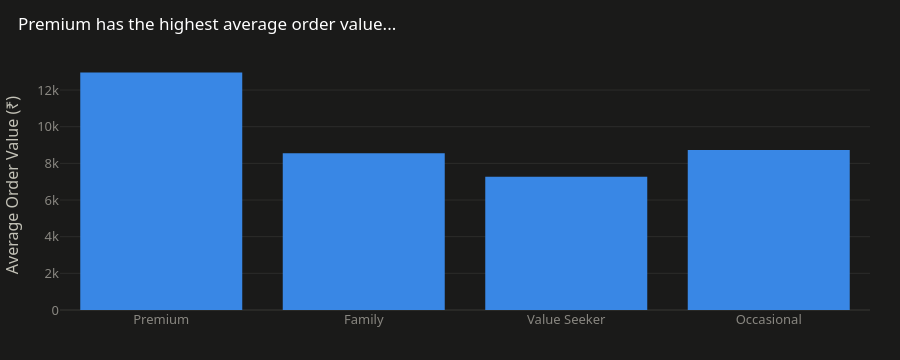
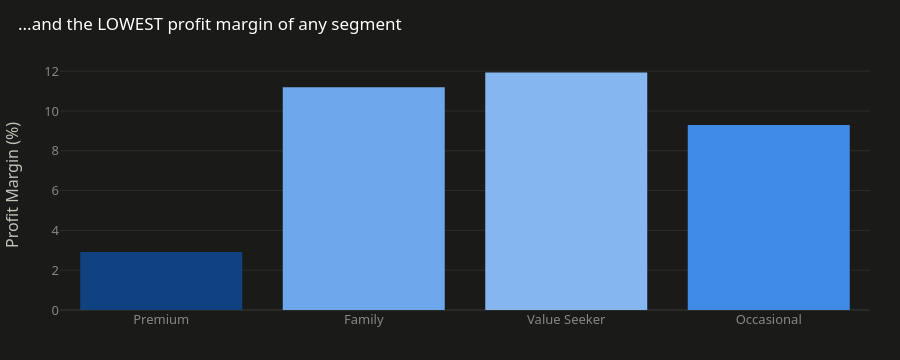

Write notebook code for charts like these, in order.
### Code cell
fig = px.bar(seg.reset_index(), x="Customer_Segment", y=["AOV"], color_discrete_sequence=[CATEGORICAL[0]],
             title="Premium has the highest average order value...")
fig.update_layout(yaxis_title="Average Order Value (₹)", xaxis_title=None, showlegend=False)
finalize(fig, height=360).show()

fig2 = px.bar(seg.reset_index(), x="Customer_Segment", y="Margin_Pct",
              title="...and the LOWEST profit margin of any segment",
              color="Margin_Pct", color_continuous_scale=SEQUENTIAL_BLUE)
fig2.update_layout(yaxis_title="Profit Margin (%)", xaxis_title=None, coloraxis_showscale=False)
finalize(fig2, height=360).show()

### Figure 1 — Plotly figure (JSON) as saved in the notebook; plotly's stock layout.template omitted (floating-point values rounded to 4 significant figures)
{"data": [{"hovertemplate": "variable=AOV<br>Customer_Segment=%{x}<br>value=%{y}<extra></extra>", "legendgroup": "AOV", "marker": {"color": "#3987e5", "pattern": {"shape": ""}}, "name": "AOV", "orientation": "v", "showlegend": true, "textposition": "auto", "type": "bar", "x": ["Premium", "Family", "Value Seeker", "Occasional"], "xaxis": "x", "y": [12960.0, 8551.0, 7275.0, 8731.0], "yaxis": "y"}], "layout": {"barmode": "relative", "height": 360, "legend": {"orientation": "h", "title": {"text": "variable"}, "tracegroupgap": 0, "x": 0, "xanchor": "left", "y": 1.02, "yanchor": "bottom"}, "showlegend": false, "title": {"text": "Premium has the highest average order value..."}, "xaxis": {"anchor": "y", "domain": [0.0, 1.0], "title": {}}, "yaxis": {"anchor": "x", "domain": [0.0, 1.0], "title": {"text": "Average Order Value (₹)"}}}}

### Figure 2 — Plotly figure (JSON) as saved in the notebook; plotly's stock layout.template omitted (floating-point values rounded to 4 significant figures)
{"data": [{"hovertemplate": "Customer_Segment=%{x}<br>Margin_Pct=%{marker.color}<extra></extra>", "legendgroup": "", "marker": {"color": [2.911, 11.19, 11.93, 9.297], "coloraxis": "coloraxis", "pattern": {"shape": ""}}, "name": "", "orientation": "v", "showlegend": false, "textposition": "auto", "type": "bar", "x": ["Premium", "Family", "Value Seeker", "Occasional"], "xaxis": "x", "y": [2.911, 11.19, 11.93, 9.297], "yaxis": "y"}], "layout": {"barmode": "relative", "coloraxis": {"autocolorscale": false, "colorbar": {"title": {"text": "Margin_Pct"}}, "colorscale": [[0.0, "#104281"], [0.1667, "#184f95"], [0.3333, "#1c5cab"], [0.5, "#256abf"], [0.6667, "#3987e5"], [0.8333, "#5598e7"], [1.0, "#86b6ef"]], "showscale": false}, "height": 360, "legend": {"orientation": "h", "tracegroupgap": 0, "x": 0, "xanchor": "left", "y": 1.02, "yanchor": "bottom"}, "title": {"text": "...and the LOWEST profit margin of any segment"}, "xaxis": {"anchor": "y", "domain": [0.0, 1.0], "title": {}}, "yaxis": {"anchor": "x", "domain": [0.0, 1.0], "title": {"text": "Profit Margin (%)"}}}}
